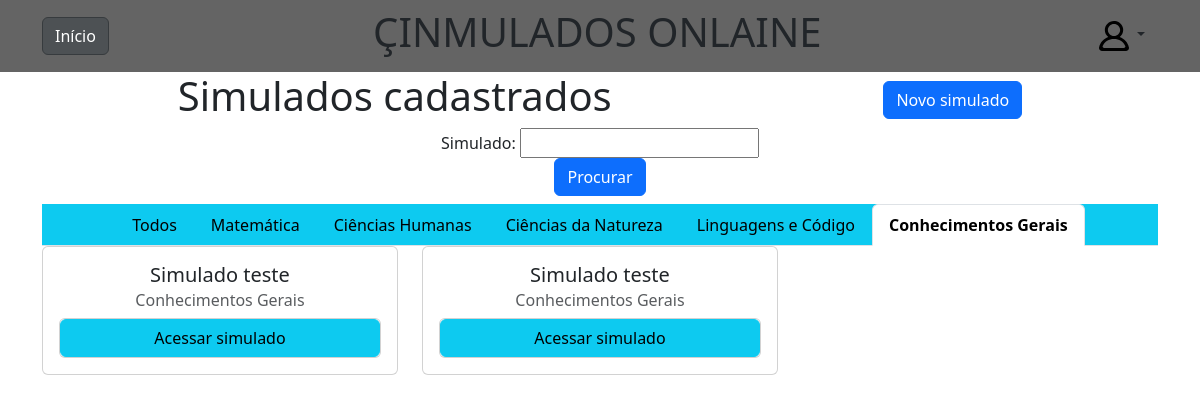
The app's page /list-tests/5 with its own data.
### tests/models.py (models this page shows, shortened)
class Test(models.Model):
    title = models.CharField(max_length=60)
    theme = models.CharField(max_length=2, choices=THEME_CHOICE)
    questions = models.ManyToManyField(Question)
    class Meta:
        verbose_name = "Simulado"
        verbose_name_plural = "Simulados"

### tests/views.py (the view)
# urls.py: path('list-tests/<int:theme_id>', views.list_tests, name='list_tests'),
def list_tests(request, theme_id):
    if request.method == 'GET':
        if theme_id<1 or theme_id> 5:
            tests = Test.objects.all()
        else:
            tests = Test.objects.filter(theme=theme_id)
    else:
        query = request.POST.get('query')
        tests = Test.objects.filter(Q(title__icontains=query))
    search_form = SearchForm()
    context = {
        'tests': tests,
        'tema': theme_id,
        'search_form': search_form
    }
    return render(request, 'tests/list-tests.html', context )

### tests/forms.py
class SearchForm(forms.Form):
    query = forms.CharField(label='Simulado', max_length=100, required=True)

### tests/templates/tests/list-tests.html
{% extends 'tests/tests-nav.html' %}
{% load static %}
{% block tests %}
  <div class="tab-content container" id="nav-tabContent">
    <div class="tab-pane fade show active tests-cards-div" id="nav-todos" role="tabpanel" aria-labelledby="nav-todos-tab">
      {%if tests%}
      <div class="row">
        {% for c in tests %}
        <div class="col-md-4 text-center">
          <div class="card inside-card md-2 mb-2 ">
            <div class="card-body">
              <h5 class="card-title">{{c.title}}</h5>
              <h6 class="card-subtitle mb-2 text-muted"> {{c.get_theme_display}}</h6>
              <div class="card">
                <a href="{% url 'tests:test_details' c.id%}" class=" btn btn-info card-link">Acessar simulado</a>
              </div>
            </div>
          </div>
        </div>
        {% endfor %}
      </div>
      {%else%}
      <div class="m-5">Nenhum simulado cadastrado</div>
      {%endif%}
    </div>
  </div>
{% endblock tests %}

### static/tests/css/main.css (style rules this page uses)
body { margin: 0; display: flex; flex-direction: column; }
.tab-content { overflow-x: hidden; height: 69vh; }

### records on screen
Test: title "Simulado teste", theme "Conhecimentos Gerais"
Test: title "Simulado teste", theme "Conhecimentos Gerais"
